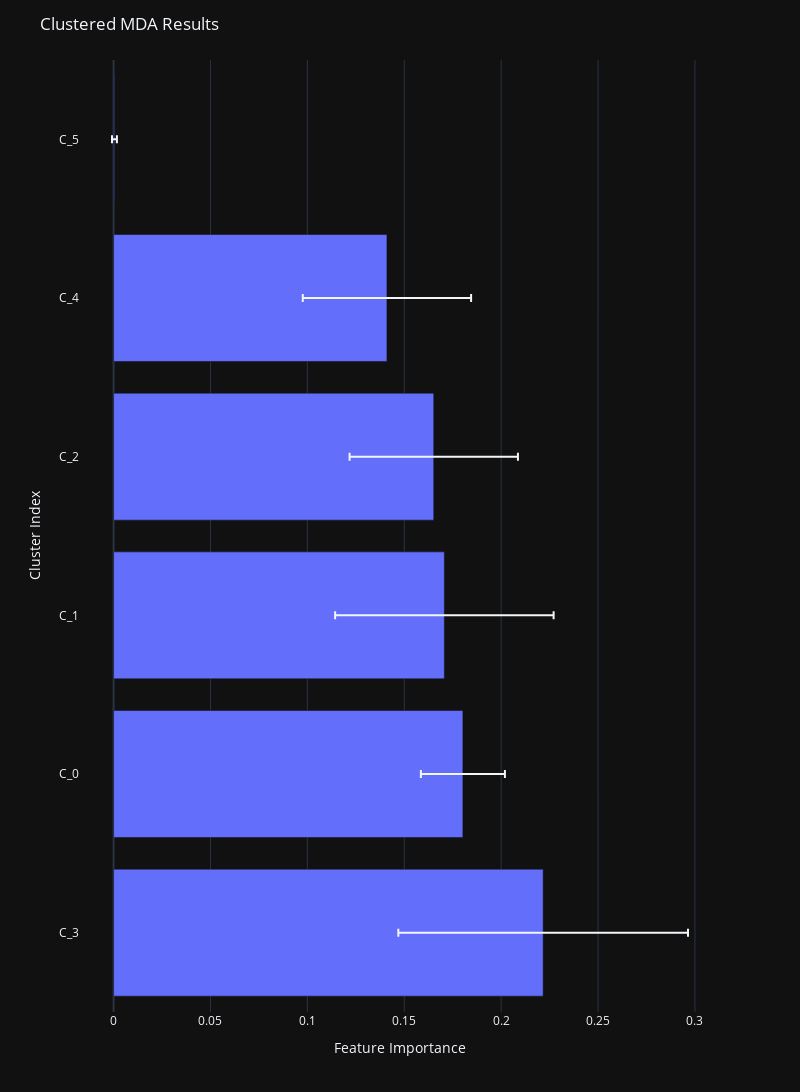

Here is the notebook cell this chart was saved with:
### Markdown cell above
# Plot Results

### Code cell
import plotly.express as px

result["ClusterIndex"] = result.index
fig = px.bar(
    result,
    x="Mean", 
    y="ClusterIndex",
    error_x="StandardDeviation"    
)

fig.update_layout(
    title="Clustered MDA Results",
    xaxis_title="Feature Importance",
    yaxis_title="Cluster Index",
    template="plotly_dark",
    width=800, height=1200,
    # legend_title="Legend Title",
    # font=dict(
    #     family="Courier New, monospace",
    #     size=18,
    #     color="RebeccaPurple"
    # )
)

fig.show()

### Figure 1 — Plotly figure (JSON) as saved in the notebook; plotly's stock layout.template omitted (floating-point values rounded to 4 significant figures)
{"data": [{"alignmentgroup": "True", "error_x": {"array": [0.07474, 0.02168, 0.05638, 0.04343, 0.04343, 0.001263]}, "hovertemplate": "Mean=%{x}<br>ClusterIndex=%{y}<extra></extra>", "legendgroup": "", "marker": {"color": "#636efa", "pattern": {"shape": ""}}, "name": "", "offsetgroup": "", "orientation": "h", "showlegend": false, "textposition": "auto", "type": "bar", "x": [0.2217, 0.1803, 0.1707, 0.1652, 0.1411, 0.0004476], "xaxis": "x", "y": ["C_3", "C_0", "C_1", "C_2", "C_4", "C_5"], "yaxis": "y"}], "layout": {"barmode": "relative", "height": 1200, "legend": {"tracegroupgap": 0}, "margin": {"t": 60}, "title": {"text": "Clustered MDA Results"}, "width": 800, "xaxis": {"anchor": "y", "domain": [0, 1], "title": {"text": "Feature Importance"}}, "yaxis": {"anchor": "x", "domain": [0, 1], "title": {"text": "Cluster Index"}}}}
